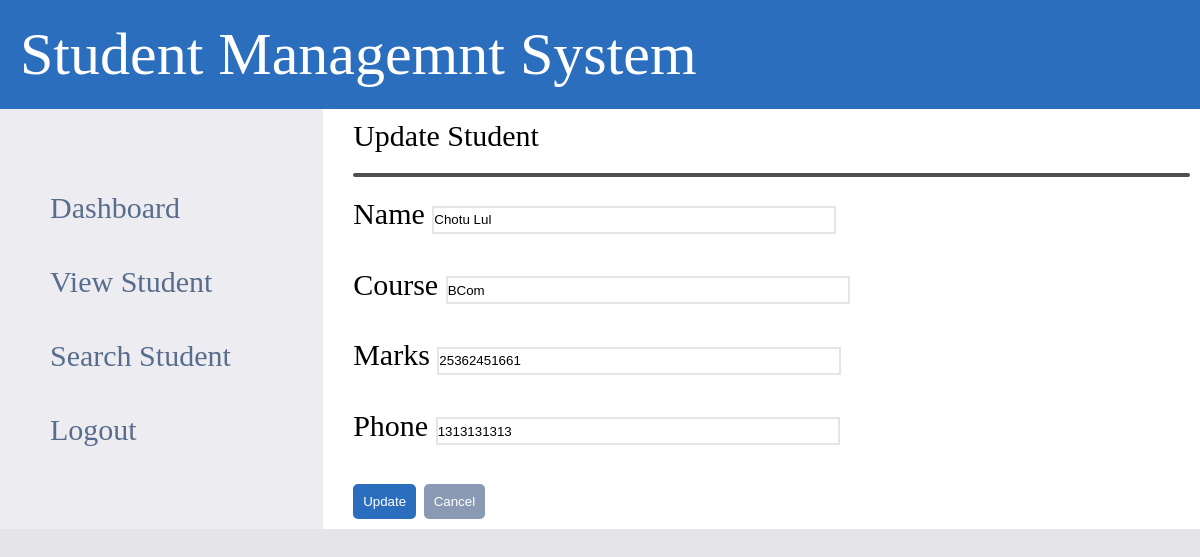
Page /update_student/4 on the committed database.
### tables this page shows
CREATE TABLE students(
id INTEGER PRIMARY KEY AUTOINCREMENT,
name TEXT,
course TEXT,
enrollmentNumber VARCHAR,
phone INTEGER
);

### app.py (the view, shortened to what this page needs)
@app.route("/update_student/<int:id>", methods = ["GET","POST"])
def update_student(id):
    conn = sqlite3.connect("student.db")
    cursor = conn.cursor()
    cursor.execute("SELECT * FROM students WHERE id = ?", (id,))
    student = cursor.fetchone()
    conn.close()
    return render_template("update_student.html",student = student)

### templates/update_student.html (shortened to what this page needs)
<!DOCTYPE html>
<html lang="en">
<head>
    <link rel="stylesheet" href="{{ url_for('static', filename='style.css') }}">
    <link rel="stylesheet" type="text/css"
        href="https://cdn.jsdelivr.net/npm/@phosphor-icons/web@2.1.1/src/regular/style.css" />
    <link rel="stylesheet" type="text/css"
        href="https://cdn.jsdelivr.net/npm/@phosphor-icons/web@2.1.1/src/fill/style.css" />
</head>
<body>
    <p class="heading">Student Managemnt System</p>
    <div class="container">
        <div class="nav">
            <div>
                <a href="/dashboard">Dashboard</a><br>
            </div>
            <div>
                <a href="/view_student">View Student</a><br>
            </div>
            <div>
                <a href="/search_student">Search Student</a><br>
            </div>
            <div>
                <a href="/">Logout</a><br>
            </div>
        </div>
        <div class="main">
            <div class="head">
                <div>
                    Update Student
                </div>
            </div>
            <hr>
            <form method="POST">
                <label>Name</label>
                <input type="text" name="studentName" value="{{ student[1] }}">
                <br><br>
                <label>Course</label>
                <input type="text" name="studentCourse" value="{{ student[2] }}">
                <br><br>
                <label>Marks</label>
                <input type="text" name="studentMarks" value="{{ student[3] }}">
                <br><br>
                <label>Phone</label>
                <input type="text" name="studentPhone" value="{{ student[4] }}">
                <br><br>
                <div class="button">
                    <button type="submit" class="Save">Update</button>
                    <a href="/view_student"><button type="button" class="Reset">Cancel</button></a>
                </div>
            </form>
        </div>
    </div>
</body>
</html>

### static/style.css (style rules this page uses)
* { margin: 0; padding: 0; }
body { background-color: #e5e5e9; }
.heading { background-color: #2c6ebe; color: white; padding: 20px; font-size: 60px; }
.container { display: flex; font-size: 30px; }
.main { background-color: white; display: flex; width: 100%; max-width: 100%; max-height: 100%; padding: 10px; padding-left: 30px; flex-direction: column; justify-content: center; }
input { width: 50vh; height: 3vh; border: 2px solid #e5e5e9; }
a { color: #586d8e; text-decoration: none; }
.nav { background-color: #ededf1; color: #586d8e; display: flex; flex-direction: column; justify-content: center; width: 40vh; padding: 50px; gap: 40px; }
.Save { background-color: #2c6ebe; color: white; padding: 10px; border: none; text-align: center; cursor: pointer; border-radius: 5px; }
.Reset { background-color: #8a9ab4; color: white; padding: 10px; border: none; text-align: center; cursor: pointer; border-radius: 5px; }
.head { display: flex; }
hr { border: 2px solid #505050; border-radius: 2px; margin-top: 20px; margin-bottom: 20px; }

### rows in the picture
students: studentName "Chotu Lul", studentCourse "BCom", studentMarks "25362451661", studentPhone "1313131313"
